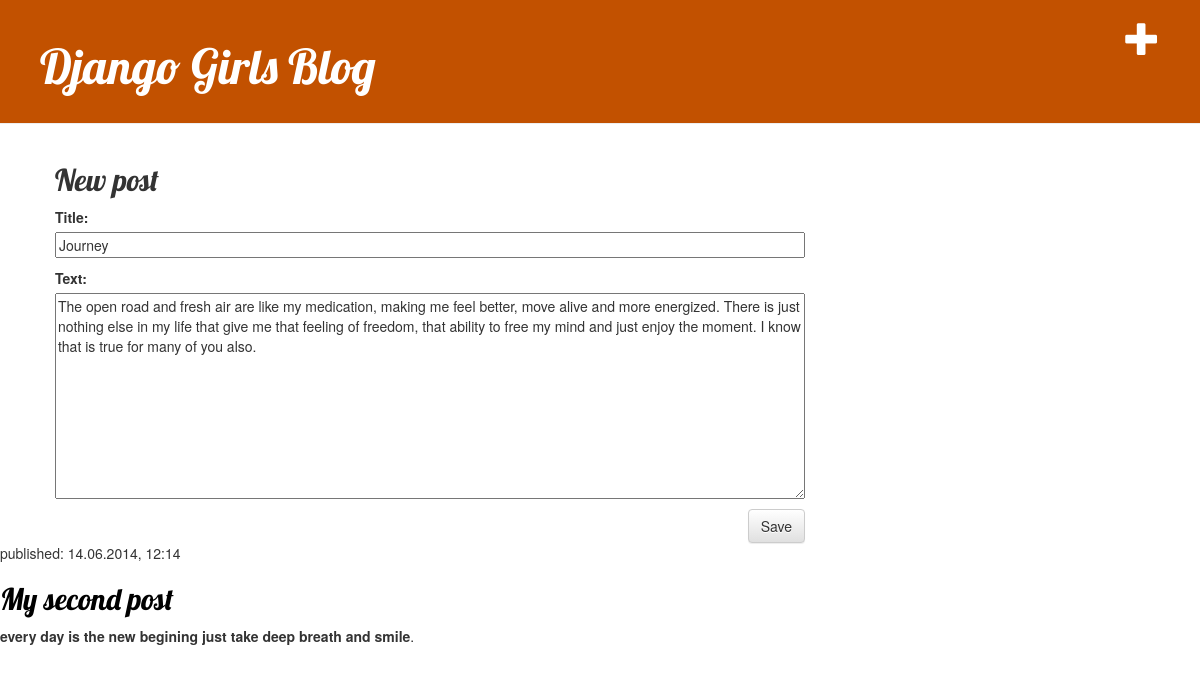
/post/2/edit/, run on the app's committed database.
### blog/models.py (models this page shows, shortened)
class Post(models.Model):
    author = models.ForeignKey(settings.AUTH_USER_MODEL, on_delete=models.CASCADE)
    title = models.CharField(max_length=200)
    text = models.TextField()
    created_date = models.DateTimeField(default=timezone.now)
    published_date = models.DateTimeField(blank=True, null=True)

### blog/views.py (the view)
# urls.py: path('post/<int:pk>/edit/', views.post_edit, name='post_edit'),
def post_edit(request, pk):
    post = get_object_or_404(Post, pk=pk)
    if request.method == "POST":
        form = PostForm(request.POST, instance=post)
        if form.is_valid():
            post = form.save(commit=False)
            post.author = request.user
            post.published_date = timezone.now()
            post.save()
            return redirect('post_detail', pk=post.pk)
    else:
        form = PostForm(instance=post)
    return render(request, 'blog/post_edit.html', {'form': form})

### blog/forms.py
class PostForm(forms.ModelForm):
    class Meta:
        model = Post
        fields = ('title', 'text',)

### blog/templates/blog/post_edit.html
{% extends 'blog/base.html' %}
{% block content %}
    <h2>New post</h2>
    <form method="POST" class="post-form">{% csrf_token %}
        {{ form.as_p }}
        <button type="submit" class="save btn btn-default">Save</button>
    </form>
{% endblock %}

### blog/templates/blog/base.html (shortened to what this page needs)
{% load static %}
<html>
    <head>
        <link rel="stylesheet" href="//maxcdn.bootstrapcdn.com/bootstrap/3.2.0/css/bootstrap.min.css">
        <link rel="stylesheet" href="//maxcdn.bootstrapcdn.com/bootstrap/3.2.0/css/bootstrap-theme.min.css">
        <link rel="stylesheet" href="{% static 'css/blog.css' %}">
    </head>
    <body>
        <div class="page-header">
            <a href="{% url 'post_new' %}" class="top-menu"><span class="glyphicon glyphicon-plus"></span></a>
            <h1><a href="/">Django Girls Blog</a></h1>
        </div>
        <div class="content container">
            <div class="row">
                <div class="col-md-8">
                    {% block content %}
                    {% endblock %}
                </div>
            </div>
        </div>
     <div class="post">
            <p>published: 14.06.2014, 12:14</p>
            <h2><a href="">My second post</a></h2>
            <p><b>every day is the new begining just take deep breath and smile</b>.</p>
        </div>
    </body>
</html>

### blog/static/css/blog.css (style rules this page uses)
.page-header { background-color: #C25100; margin-top: 0; padding: 20px 20px 20px 40px; }
.page-header h1, .page-header h1 a, .page-header h1 a:visited, .page-header h1 a:active { color: #ffffff; font-size: 36pt; text-decoration: none; }
.content { margin-left: 40px; }
h1, h2, h3, h4 { font-family: 'Lobster', cursive; }
.save { float: right; }
.post-form textarea, .post-form input { width: 100%; }
.top-menu, .top-menu:hover, .top-menu:visited { color: #ffffff; float: right; font-size: 26pt; margin-right: 20px; }
.post { margin-bottom: 70px; }
.post h2 a, .post h2 a:visited { color: #000000; }

### data on the page
Post: title "Journey", text "The open road and fresh air are like my medication, making me feel better, move alive and more energized. There is just nothing else in my life that give me that feeling of freedom, that ability to free my mind and just enjoy the moment. I know that is true for many of you also."
